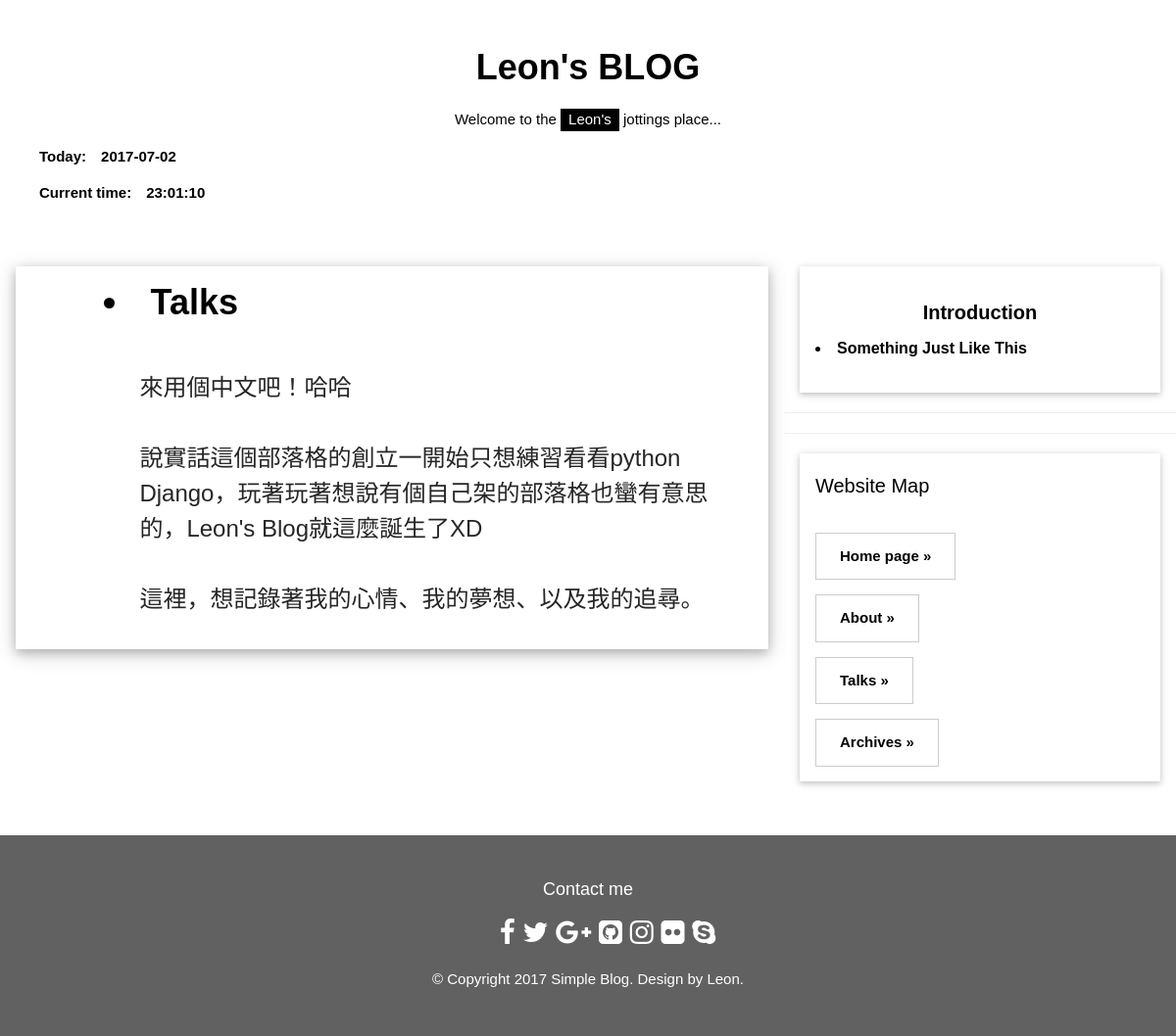
The app's page /talks/ with its own data.
### blog/models.py (models this page shows, shortened)
class self_intro(models.Model):
    title = models.CharField(max_length=100, blank=True)
    content = models.TextField(blank=True)
    photo = models.URLField(blank=True)

### blog/views.py (the view)
# urls.py: url(r'^talks/$', talks, name='talks'),
def talks(request):
    intro = self_intro.objects.get(pk=1)
    talks = self_intro.objects.get(pk=3)
    return render(request,'talk.html',{
        'today': str(datetime.now().strftime('%Y-%m-%d')),
        'current_time': str(datetime.now().strftime('%H:%M:%S')),
        'intro': intro,
        'talks': talks,
    })

### templates/talk.html
{% extends 'base.html' %}
{% block content %}
<div class="w3-col l8 s12 ">
     <div class="w3-card-4 w3-margin w3-white">
         <div class="w3-container">
             <h1 style="margin-left:10%"><li><b>{{talks.title|safe}}</b></h1>
             <br>
             <h3 style="margin-left:15%;color:#262626">{{talks.content|safe|linebreaksbr}}</h3>
             <br>
         </div>
     </div>
</div>
    {% endblock %}

### templates/base.html (shortened to what this page needs)
<!DOCTYPE html>
<html>
<head>
		{% load static %}
	<link rel="stylesheet" href="https://cdnjs.cloudflare.com/ajax/libs/font-awesome/4.7.0/css/font-awesome.min.css">
	<link href="{% static 'w3.css' %}" rel="stylesheet">
</head>
<body>
	<div class="w3-content" style="max-width:1400px">
		<header class="w3-container w3-center w3-padding-32">
			<h1><b>Leon's BLOG</b></h1>
			<p>Welcome to the <span class="w3-tag">Leon's</span> jottings place...</p>
			<p align="left"><span class="w3-padding-large"><b>Today:　{{ today }}</b></span></p>
			<p align="left"><span class="w3-padding-large"><b>Current time:　{{ current_time }}</b></span></p>
		</header>
		<div class="w3-row">
			{% block content %} {% endblock %}
			<div class="w3-col l4">
				<div class="w3-card-2 w3-margin w3-margin-top">
					<div class="w3-container w3-white">
					<h4 align="center"><b>Introduction</b></h4>
					<h6><b>{{ intro.content|safe }}</b></h6><img alt="" src="{{ intro.photo }}" style="width:70%"></div>
				</div>
				<hr>
				<hr>
				<div class="w3-card-2 w3-margin w3-margin-top">
					<div class="w3-container w3-padding">
						<h4>Website Map</h4>
					</div>
					<div class="w3-container w3-white">
						<p><button class="w3-button w3-padding-large w3-white w3-border"><b><a href="{% url 'home_page' %}" style="text-decoration: none">Home page »</a></b></button></p>
						<p><button class="w3-button w3-padding-large w3-white w3-border"><b><a href="{% url 'about' %}" style="text-decoration: none">About »</a></b></button></p>
						<p><button class="w3-button w3-padding-large w3-white w3-border"><b><a href="{% url 'talks' %}" style="text-decoration: none">Talks »</a></b></button></p>
						<p><button class="w3-button w3-padding-large w3-white w3-border"><b><a href="{% url 'archives' %}" style="text-decoration: none">Archives »</a></b></button></p>
					</div>
				</div>
			</div>
		</div><br>
		<footer class="w3-container w3-dark-grey w3-padding-32 w3-margin-top">
			<h5 align="center">Contact me</h5>
			<ul class="social-links" align="center">
               <a href="https://www.facebook.com/profile.php?id=100000311245666"><i class="fa fa-facebook"></i></a>
               <a href="#"><i class="fa fa-twitter"></i></a>
               <a href="#"><i class="fa fa-google-plus"></i></a>
               <a href="https://github.com/LeonChen66/"><i class="fa fa-github-square"></i></a>
               <a href="#"><i class="fa fa-instagram"></i></a>
               <a href="#"><i class="fa fa-flickr"></i></a>
               <a href="#"><i class="fa fa-skype"></i></a>
            </ul>
						<p align="center">© Copyright 2017 Simple Blog.   Design by Leon.</p>
		</footer>
	</div>
</body>
</html>

### templates/w3.css (style rules this page uses)
footer .social-links { margin-bottom: 36px; }
footer .social-links { font-size: 28px; line-height: 42px; margin: 0 8px; }
html { box-sizing:border-box }
*,*:before,*:after { box-sizing:inherit }
html { -ms-text-size-adjust:100%;-webkit-text-size-adjust:100% }
body { margin:0 }
article,aside,details,figcaption,figure,footer,header,main,menu,nav,section,summary { display:block }
a { background-color:transparent;-webkit-text-decoration-skip:objects }
hr { box-sizing:content-box;height:0;overflow:visible }
button,input,select,textarea { font:inherit;margin:0 }
button,input { overflow:visible }
button,select { text-transform:none }
button,html [type=button],[type=reset],[type=submit] { -webkit-appearance:button }
html,body { font-family:Verdana,sans-serif;font-size:15px;line-height:1.5 }
html { overflow-x:hidden }
h1 { font-size:36px }
h3 { font-size:24px }
h4 { font-size:20px }
h5 { font-size:18px }
h6 { font-size:16px }
h1,h2,h3,h4,h5,h6 { font-family:微軟正黑體,Arial,sans-serif;font-weight:400;margin:10px 0 }
hr { border:0;border-top:1px solid #eee;margin:20px 0 }
a { color:inherit }
.w3-btn,.w3-button { border:none;display:inline-block;outline:0;padding:8px 16px;vertical-align:middle;overflow:hidden;text-decoration:none;color:inherit;background-color:inherit;text-align:center;cursor:pointer;white-space:nowrap }
.w3-btn,.w3-button { -webkit-touch-callout:none;-webkit-user-select:none;-khtml-user-select:none;-moz-user-select:none;-ms-user-select:none;user-select:none }
.w3-badge,.w3-tag { background-color:#000;color:#fff;display:inline-block;padding-left:8px;padding-right:8px;text-align:center }
.w3-container:after,.w3-container:before,.w3-panel:after,.w3-panel:before,.w3-row:after,.w3-row:before,.w3-row-padding:after,.w3-row-padding:before, .w3-cell-row:before,.w3-cell-row:after,.w3-clear:after,.w3-clear:before,.w3-bar:before,.w3-bar:after { content:"";display:table;clear:both }
.w3-col,.w3-half,.w3-third,.w3-twothird,.w3-threequarter,.w3-quarter { float:left;width:100% }
.w3-col.s12 { width:99.99999% }
@media (min-width:993px) { .w3-col.l4 { width:33.33333% } }
@media (min-width:993px) { .w3-col.l8 { width:66.66666% } }
.w3-content { max-width:980px;margin:auto }
.w3-container,.w3-panel { padding:0.01em 16px }
.w3-card,.w3-card-2 { box-shadow:0 2px 5px 0 rgba(0,0,0,0.16),0 2px 10px 0 rgba(0,0,0,0.12) }
.w3-card-4,.w3-hover-shadow:hover { box-shadow:0 4px 10px 0 rgba(0,0,0,0.2),0 4px 20px 0 rgba(0,0,0,0.19) }
.w3-center { text-align:center!important }
.w3-border { border:1px solid #ccc!important }
.w3-margin { margin:16px!important }
.w3-margin-top { margin-top:16px!important }
.w3-padding { padding:8px 16px!important }
.w3-padding-large { padding:12px 24px!important }
.w3-padding-32 { padding-top:32px!important;padding-bottom:32px!important }
.w3-white,.w3-hover-white:hover { color:#000!important;background-color:#fff!important }
.w3-dark-grey,.w3-hover-dark-grey:hover,.w3-dark-gray,.w3-hover-dark-gray:hover { color:#fff!important;background-color:#616161!important }

### templates/base.html (style rules this page uses)
body,h1,h2,h3,h4,h5,p { font-family: sans-serif,"微軟正黑體" }

### records on screen
self_intro: title "Talks", content "來用個中文吧！哈哈 說實話這個部落格的創立一開始只想練習看看python Django，玩著玩著想說有個自己架的部落格也蠻有意思的，Leon's Blog就這麼誕生了XD 這裡，想記錄著我的心情、我的夢想、以及我的追尋。"
self_intro: content "Something Just Like This"
